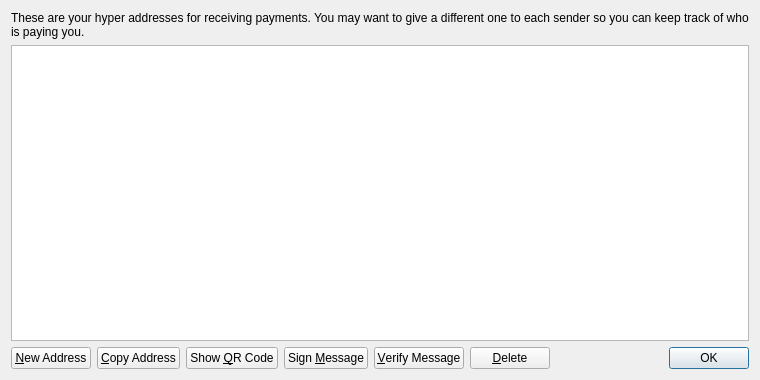
<?xml version="1.0" encoding="UTF-8"?>
<ui version="4.0">
 <class>AddressBookPage</class>
 <widget class="QWidget" name="AddressBookPage">
  <property name="geometry">
   <rect>
    <x>0</x>
    <y>0</y>
    <width>760</width>
    <height>380</height>
   </rect>
  </property>
  <property name="windowTitle">
   <string>Address Book</string>
  </property>
  <layout class="QVBoxLayout" name="verticalLayout">
   <item>
    <widget class="QLabel" name="labelExplanation">
     <property name="text">
      <string>These are your hyper addresses for receiving payments. You may want to give a different one to each sender so you can keep track of who is paying you.</string>
     </property>
     <property name="textFormat">
      <enum>Qt::PlainText</enum>
     </property>
     <property name="wordWrap">
      <bool>true</bool>
     </property>
    </widget>
   </item>
   <item>
    <widget class="QTableView" name="tableView">
     <property name="contextMenuPolicy">
      <enum>Qt::CustomContextMenu</enum>
     </property>
     <property name="toolTip">
      <string>Double-click to edit address or label</string>
     </property>
     <property name="tabKeyNavigation">
      <bool>false</bool>
     </property>
     <property name="selectionMode">
      <enum>QAbstractItemView::SingleSelection</enum>
     </property>
     <property name="selectionBehavior">
      <enum>QAbstractItemView::SelectRows</enum>
     </property>
     <property name="sortingEnabled">
      <bool>true</bool>
     </property>
     <attribute name="verticalHeaderVisible">
      <bool>false</bool>
     </attribute>
    </widget>
   </item>
   <item>
    <layout class="QHBoxLayout" name="horizontalLayout">
     <item>
      <widget class="QPushButton" name="newAddressButton">
       <property name="toolTip">
        <string>Create a new address</string>
       </property>
       <property name="text">
        <string>&amp;New Address</string>
       </property>
      </widget>
     </item>
     <item>
      <widget class="QPushButton" name="copyToClipboard">
       <property name="toolTip">
        <string>Copy the currently selected address to the system clipboard</string>
       </property>
       <property name="text">
        <string>&amp;Copy Address</string>
       </property>
      </widget>
     </item>
     <item>
      <widget class="QPushButton" name="showQRCode">
       <property name="text">
        <string>Show &amp;QR Code</string>
       </property>
      </widget>
     </item>
     <item>
      <widget class="QPushButton" name="signMessage">
       <property name="toolTip">
        <string>Sign a message to prove you own a hyper address</string>
       </property>
       <property name="text">
        <string>Sign &amp;Message</string>
       </property>
      </widget>
     </item>
     <item>
      <widget class="QPushButton" name="verifyMessage">
       <property name="toolTip">
        <string>Verify a message to ensure it was signed with a specified hyper address</string>
       </property>
       <property name="text">
        <string>&amp;Verify Message</string>
       </property>
      </widget>
     </item>
     <item>
      <widget class="QPushButton" name="deleteButton">
       <property name="toolTip">
        <string>Delete the currently selected address from the list</string>
       </property>
       <property name="text">
        <string>&amp;Delete</string>
       </property>
      </widget>
     </item>
     <item>
      <spacer name="horizontalSpacer">
       <property name="orientation">
        <enum>Qt::Horizontal</enum>
       </property>
       <property name="sizeHint" stdset="0">
        <size>
         <width>40</width>
         <height>20</height>
        </size>
       </property>
      </spacer>
     </item>
     <item>
      <widget class="QDialogButtonBox" name="buttonBox">
       <property name="sizePolicy">
        <sizepolicy hsizetype="Maximum" vsizetype="Fixed">
         <horstretch>0</horstretch>
         <verstretch>0</verstretch>
        </sizepolicy>
       </property>
       <property name="standardButtons">
        <set>QDialogButtonBox::Ok</set>
       </property>
      </widget>
     </item>
    </layout>
   </item>
  </layout>
 </widget>
 <resources>
  <include location="../bitcoin.qrc"/>
 </resources>
 <connections/>
</ui>
